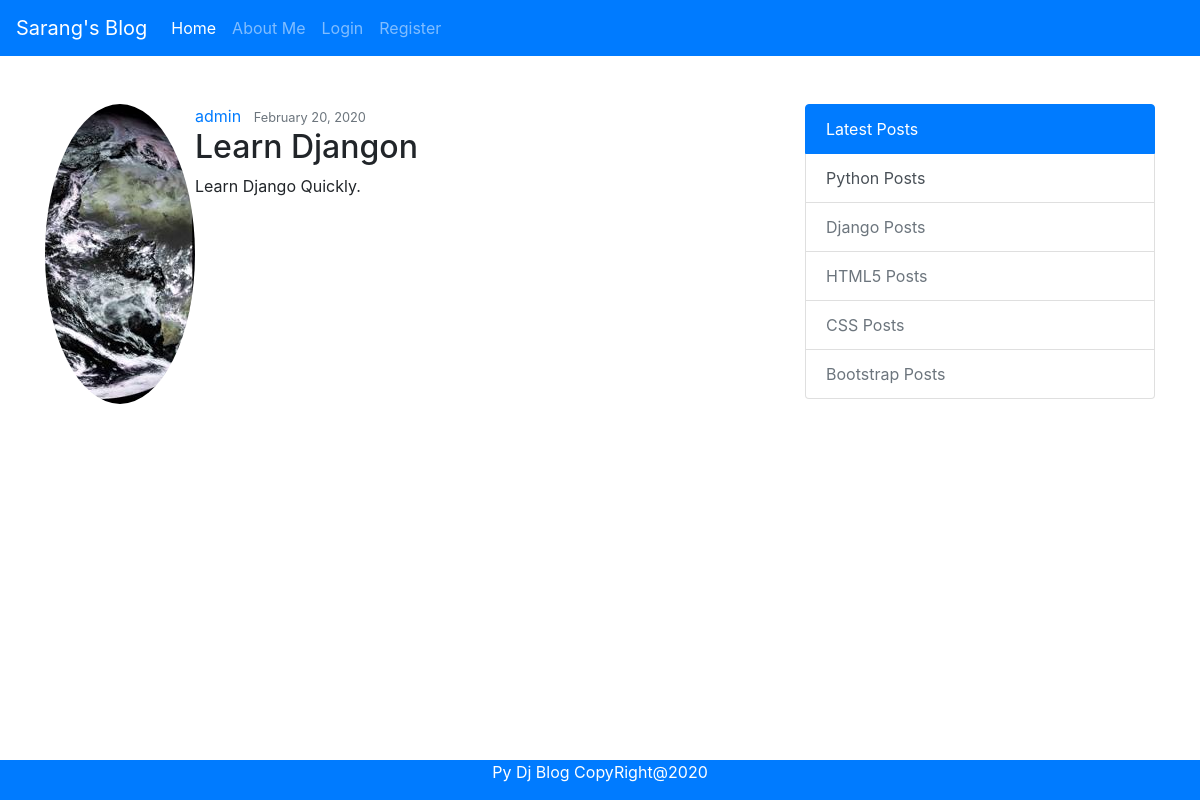
The app's page /post/2/ with its own data.
### blog/models.py (models this page shows, shortened)
class Post(models.Model):
    title = models.CharField(max_length=100)
    content = models.TextField()
    date_posted = models.DateTimeField(default=timezone.now) # possible values - auto_now = True, auto_now_add = True, default
    author = models.ForeignKey(User,on_delete = models.CASCADE)

### users/models.py (models this page shows, shortened)
class Profile(models.Model):
    user = models.OneToOneField(User, on_delete=models.CASCADE)
    image = models.ImageField(default='profile_pics/default.png', upload_to='profile_pics')
    phone = models.CharField(max_length=14, default="")

### blog/views.py (the view)
# urls.py: path('post/<int:pk>/', PostDetailView.as_view(),name='post-detail'),
class PostDetailView(DetailView):
    model = Post
    template_name = 'post_detail.html' #<app>/<model>_<viewtype>.html

### blog/templates/post_detail.html (shortened to what this page needs)
{% extends "base.html" %} {% block content %}
<article class="media content-section">
    <img class="rounded-circle article-img" src="{{ object.author.profile.image.url }}">
    <div class="media-body">
        <div class="article-metadata">
            <a class="mr-2" href="#">{{ object.author }}</a>
            <small class="text-muted">{{ object.date_posted|date:"F d, Y" }}</small>
        </div>
        <h2 class="article-title">{{ object.title }}</h2>
        <p class="article-content">{{ object.content }}</p>
    </div>
</article>
{% endblock content %}

### records on screen
Post: author.profile.image (picture), author "admin", date_posted "February 20, 2020", title "Learn Djangon", content "Learn Django Quickly."
